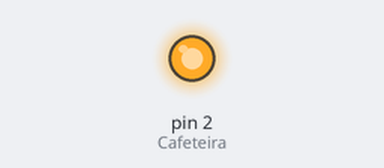
Recording of a sketch running on a simulated Arduino Uno, built with avr-gcc and run on an emulated ATmega328P. Parts: output pins drawn as LEDs (lit = HIGH). What the sketch prints to the serial monitor is not drawn.

Above: at 0.1 s.
Timing chart, 0 to 1.6 s (numbered marks = the images above):
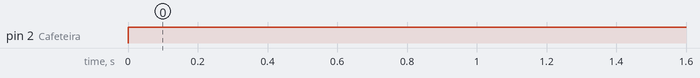

The sketch:

code.ino
```cpp
/*
	Projeto: Projeto Monitor Serial
    Cliente: SENAI-Timbó
    Projetista: William Colasso Pereira
    Data: 26/06/2024

    Resumo: Projeto aprendendo a usar o monitor Serial

*/

//Definição de constantes

#define Cafeteira 2 				//Define o led na porta especificada
#define TempoLeitura 3000			//Define o tempo de leitura

void setup(){					//Inicializa o sistema
	pinMode(Cafeteira, OUTPUT);	//Inicializa o LED como saída
  	Serial.begin(9600);			//Define Monitor Serial com uma taxa especificada em bps
}

void loop(){							//Programação em loop
  Serial.println("================");	//Inicio do banner
  Serial.print("Estado da cafeteira: ");//Imprime na tela
  digitalWrite(Cafeteira,HIGH);			//Liga a cafeteira
  Serial.println("Cafeteira ligada!");	//Imprime na tela e pula a linha
										//Final do banner
  delay(TempoLeitura);					//Delay para a leitura
}
```

Measured:
- by itself, pin 2 (Cafeteira): LOW → HIGH at 0.00 s
